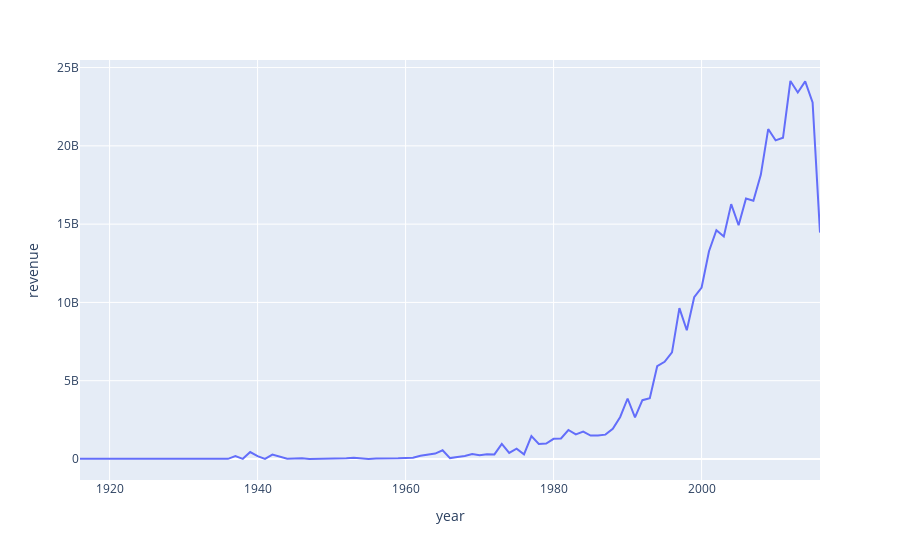

Notebook source saved alongside this figure:
### Markdown cell above
### 1. Annual box office revenue

### Code cell
import plotly.express as px

revenue_by_year = data.groupby('year')['revenue'].sum().reset_index()
fig = px.line(data_frame=revenue_by_year, x="year", y="revenue")
fig.show()
